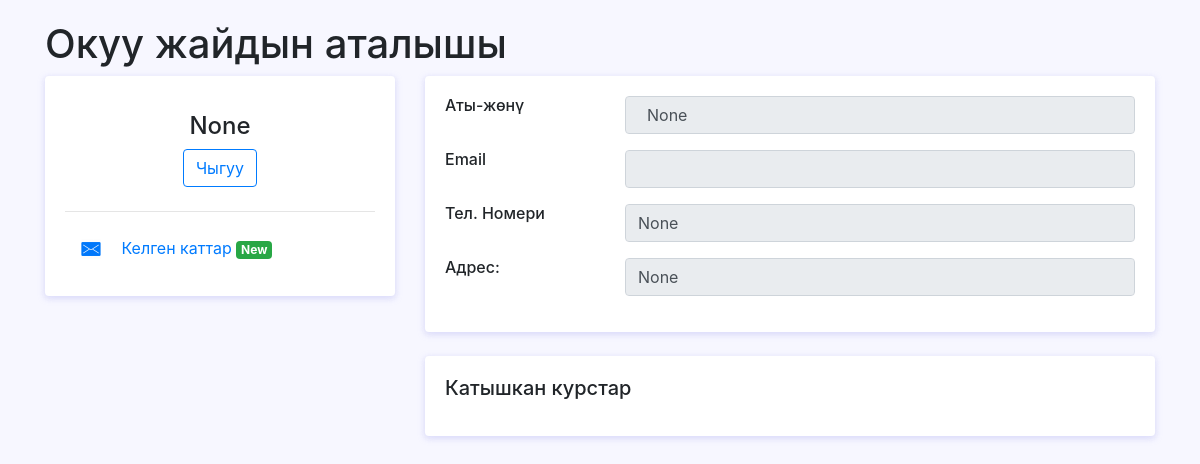
The app's page /home/ (signed in), older data.
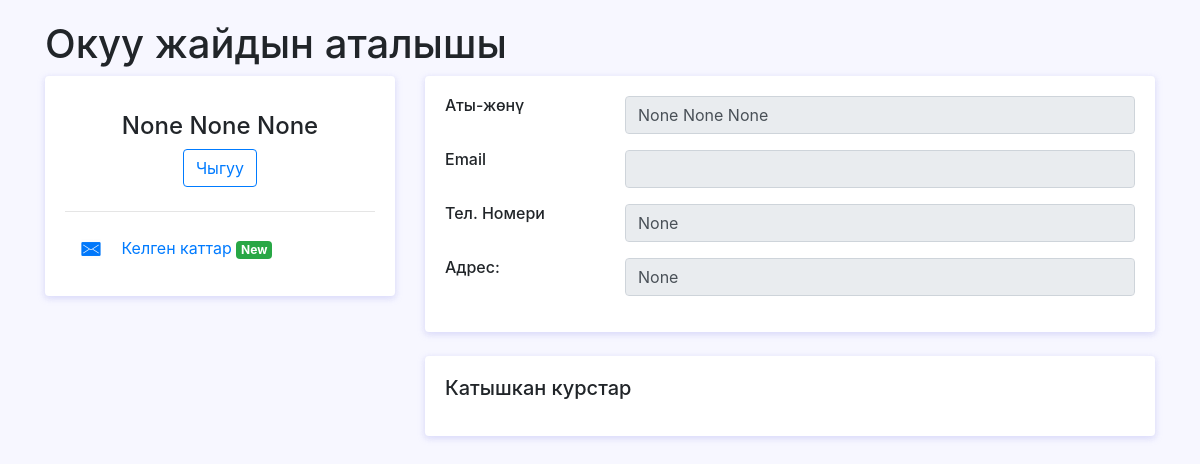
The same page, newer data.
### univerapp/models.py (models this page shows, shortened)
class User(AbstractUser):
    username = models.CharField(
        'Логин',
        max_length=150,
        unique=True,
        error_messages={
            'unique': ("Такой логин уже существует"),
        },
    )
    first_name = models.CharField('Имя', max_length=100, null=True)
    last_name = models.CharField('Фамилия', max_length=100, null=True)
    otchestvo = models.CharField('Отчество', max_length=100, null=True)
    birthday = models.DateField('Дата рождения', blank=True, null=True)
    email = models.EmailField('Email', max_length=100,null=True,blank=True)
    number = models.CharField('Номер телефона', max_length=50, null=True)
    address = models.CharField('Адрес', max_length=100, null=True)
    course = models.ManyToManyField(Course, related_name='student_course')
    is_student = models.BooleanField('Студент', default=False)
    is_teacher = models.BooleanField('Учитель', default=False)
    image = models.ImageField(verbose_name='Фото', upload_to='uploads/accounts/', blank=True)
    courses = models.ManyToManyField(Course,'courses')
    class Meta:
        verbose_name = 'Пользователь'
        verbose_name_plural = 'Пользователи'

### univerapp/views.py (the view)
# urls.py: path('home/',IndexView.as_view(),name='index'),
class IndexView(ListView):
    model = User
    template_name = 'home.html'

### templates/home.html (shortened to what this page needs)
{% load static %}
<html>
<head>
    <link rel="stylesheet" href="{% static 'fonts/material-icon/css/material-design-iconic-font.min.css' %}">
    <link rel="stylesheet" href="{% static 'css/bootstrap/bootstrap.min.css' %}">
    <link rel="stylesheet" href="{% static 'css/home.css' %}">
</head>
<body>
<div class="container">
	<h1>Окуу жайдын аталышы</h1>
		<div class="main-body">
			<div class="row">
				<div class="col-lg-4">
					<div class="card">
						<div class="card-body">
							<div class="d-flex flex-column align-items-center text-center">
								<div class="mt-3">
									<h4>{{ user.last_name }} {{ user.first_name }} {{ user.otchestvo }}</h4>
									<a href="{% url 'logout' %}"><button class="btn btn-outline-primary">Чыгуу</button></a>
								</div>
							</div>
							<hr class="my-4">
								<div>
									<a href="{% url 'chats' %}">
										<img src="{% static 'images/message.png' %}" style="width:20" class="ml-3">
									<p style="display: inline-block;" class="ml-3">Келген каттар <span class="badge badge-success">New</span></p></a>
								</div>
						</div>
					</div>
				</div>
				<div class="col-lg-8">
					<div class="card">
						<div class="card-body">
							<div class="row mb-3">
								<div class="col-sm-3">
									<h6 class="mb-0">Аты-жөнү</h6>
								</div>
								<div class="col-sm-9 text-secondary">
									<input type="text" class="form-control" value="{{ user.last_name }} {{ user.first_name }} {{ user.otchestvo }}" disabled>
								</div>
							</div>
							<div class="row mb-3">
								<div class="col-sm-3">
									<h6 class="mb-0">Email</h6>
								</div>
								<div class="col-sm-9 text-secondary">
									<input type="text" class="form-control" value="{{ user.email }}" disabled>
								</div>
							</div>
							<div class="row mb-3">
								<div class="col-sm-3">
									<h6 class="mb-0">Тел. Номери</h6>
								</div>
								<div class="col-sm-9 text-secondary">
									<input type="text" class="form-control" value="{{ user.number }}" disabled>
								</div>
							</div>
							<div class="row mb-3">
								<div class="col-sm-3">
									<h6 class="mb-0">Адрес:</h6>
								</div>
								<div class="col-sm-9 text-secondary">
									<input type="text" class="form-control" value="{{ user.address }}" disabled>
								</div>
							</div>
						</div>
					</div>
					<div class="row">
						<div class="col-sm-12">
							<div class="card">
								<div class="card-body">
									<h5 class="d-flex align-items-center mb-3">Катышкан курстар</h5>
								</div>
							</div>
						</div>
					</div>
				</div>
			</div>
		</div>
	</div>
</body>
</html>

### static/css/home.css (style rules this page uses)
body { background: #f7f7ff; margin-top:20px; }
.card { position: relative; display: flex; flex-direction: column; min-width: 0; word-wrap: break-word; background-color: #fff; background-clip: border-box; border: 0 solid transparent; border-radius: .25rem; margin-bottom: 1.5rem; box-shadow: 0 2px 6px 0 rgb(218 218 253 / 65%), 0 2px 6px 0 rgb(206 206 238 / 54%); }

Row changes from the older to the newer data that the page shows:
changed User "None": last_name (not shown) → "None"; first_name (not shown) → "None"; last_name "None" → "None None None"
